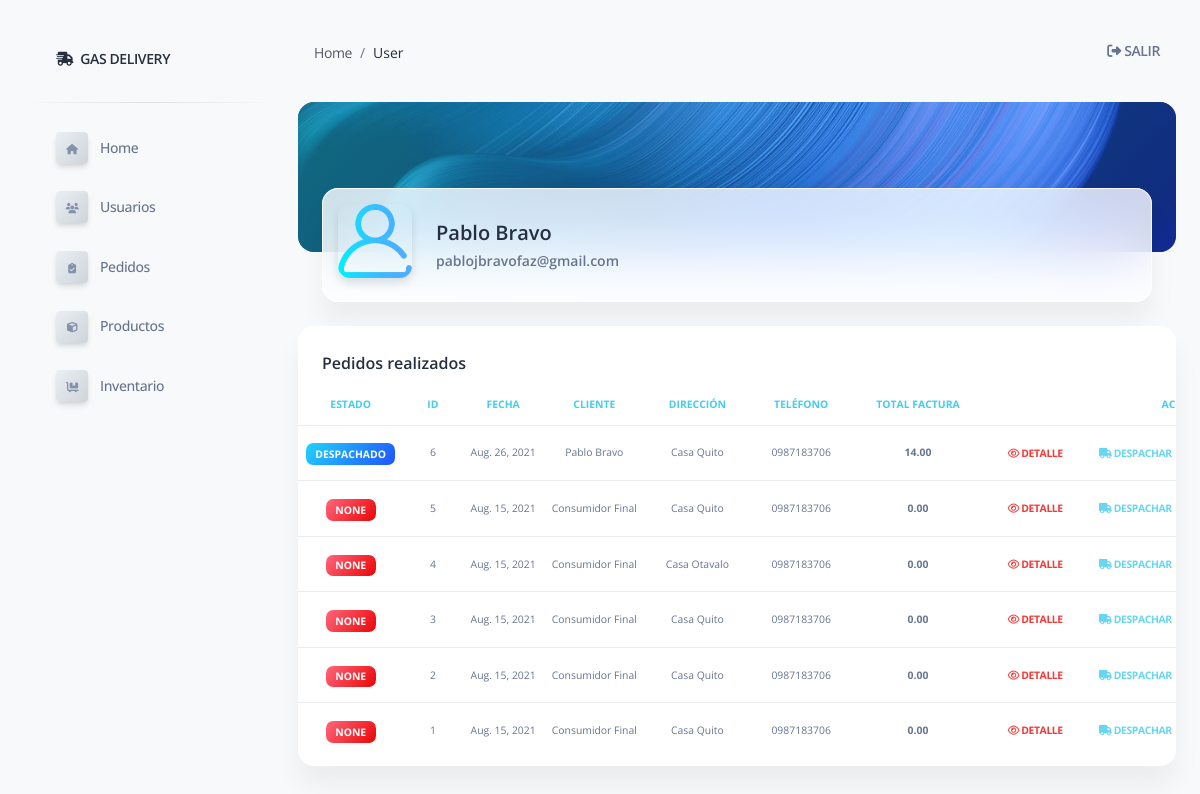
The app's page /user/gestion_pedidos (signed in) with its own data.
### gasbravo/models.py (models this page shows)
class User (models.Model):
    first_name = models.CharField(max_length=50)
    last_name = models.CharField(max_length=55)
    email = models.CharField(max_length=55)
    password = models.CharField(max_length=55)
    user_rol = models.ForeignKey(Rol, related_name="user_rol", on_delete=models.CASCADE)
    created_at = models.DateField(auto_now_add=True)
    updated_at = models.DateField(auto_now=True)
    objects = UserManager()

class Pedido (models.Model):
    cliente = models.CharField(max_length=250, default="Consumidor Final")
    cedula = models.CharField(max_length=15, default='9999999999')
    correo = models.CharField(max_length= 250, default='facturaciongas@gmail.com')
    dire_id = models.ForeignKey(Direccion, related_name="dire_id", on_delete=models.CASCADE)
    stat_id = models.ForeignKey(Status_Ped, related_name="stat_id", on_delete=models.CASCADE)
    usr_id = models.ForeignKey(User, related_name="usr_id", on_delete=models.CASCADE)
    subtotal_pedido = models.DecimalField(
        max_digits=5, decimal_places=2, default=0.00, null=True)
    iva_pedido = models.DecimalField(
        max_digits=5, decimal_places=2, default=0.00, null=True)
    total_pedido = models.DecimalField(
        max_digits=5, decimal_places=2, default=0.00, null=True)
    created_at = models.DateField(auto_now_add=True)
    updated_at = models.DateField(auto_now=True)
    objects =  PedidoManager()

class Status_Ped (models.Model):
    ESTADOS = (
        ('Pendiente', 'Pendiente'),
        ('Despachado', 'Despachado'),
        ('Entregado', 'Entregado'),
        ('Cancelado', 'Cancelado'),
    )
    estados = models.CharField(max_length=50, choices=ESTADOS, null=True)
    created_at = models.DateField(auto_now_add=True)
    updated_at = models.DateField(auto_now=True)

class Direccion (models.Model):
    nombre_dir = models.CharField(max_length=50)
    user_log = models.ForeignKey(User, related_name="user_log", on_delete=models.CASCADE)
    lat = models.CharField(max_length=50)
    long = models.CharField(max_length=50)
    celular =models.CharField(max_length=10)
    desc = models.TextField()
    created_at = models.DateField(auto_now_add=True)
    updated_at = models.DateField(auto_now=True)
    objects = DireccionManager()

### gasbravo/views.py (the view)
# urls.py: path('user/gestion_pedidos',  views.gestion_pedidos),
def gestion_pedidos(request):
    if 'logged_user' not in request.session:
        messages.error(request, "Please register or please log in first")
        return redirect('/')
    context = {
        'logged_user': User.objects.get(id=request.session['logged_user']),
        'all_pedidos': Pedido.objects.all().order_by("-created_at", "-id"),
    }
    return render(request, 'gestion_pedidos.html', context)

### gasbravo/templates/gestion_pedidos.html (shortened to what this page needs)
{% extends 'layouts/base.html' %} {% block title %} Dashboard - Cliente {% endblock title %}
{% block stylesheets %}{% endblock stylesheets %} {% block content %}
<div class="container-fluid">
    <div class="page-header min-height-150 border-radius-xl mt-4" style="background-image: url('/static/assets/img/curved-images/curved14.jpg'); background-position-y: 15%;">
        <span class="mask bg-gradient-info opacity-5"></span>
    </div>
    <div class="card card-body blur shadow-blur mx-4 mt-n6">
        <div class="row gx-4">
            <div class="col-auto">
                <div class="avatar avatar-xl position-relative">
                    <img src="/static/assets/img/usuario5.png" alt="avatar.png" class="w-100 border-radius-lg shadow-sm">
                </div>
            </div>
            <div class="col-auto my-auto">
                <div class="h-100">
                    <h5 class="mb-1">
                        {{logged_user.first_name}} {{logged_user.last_name}}
                    </h5>
                    <p class="mb-0 font-weight-bold text-sm">
                        {{logged_user.email}}
                    </p>
                </div>
            </div>
        </div>
    </div>
</div>
<div class="container-fluid py-4">
    <div class="row">
        <div class="col-12">
            <div class="card mb-4">
                <div class="card-header pb-0">
                    <h6>Pedidos realizados</h6>
                </div>
                <div class="card-body px-0 pt-0 pb-2">
                    <div class="table-responsive p-0">
                        <table class="table align-items-center justify-content-center mb-0">
                            <thead>
                                <tr>
                                    <th class="text-center text-uppercase text-info text-xxs font-weight-bolder opacity-8">Estado</th>
                                    <th class="text-center text-uppercase text-info text-xxs font-weight-bolder opacity-8">Id</th>
                                    <th class="text-center text-uppercase text-info text-xxs font-weight-bolder opacity-8">Fecha</th>
                                    <th class="text-center text-uppercase text-info text-xxs font-weight-bolder opacity-8">Cliente</th>
                                    <th class="text-center text-uppercase text-info text-xxs font-weight-bolder opacity-8">Dirección</th>
                                    <th class="text-center text-uppercase text-info text-xxs font-weight-bolder opacity-8">Teléfono</th>
                                    <th class="text-center text-uppercase text-info text-xxs font-weight-bolder opacity-8">Total Factura</th>
                                    <th class="text-center text-uppercase text-info text-xxs font-weight-bolder opacity-8">Acciones</th>
                                </tr>
                            </thead>
                            <tbody>
                                {% for pedido in all_pedidos%}
                                <tr>
                                    <td class="align-middle text-center">
                                        <div class="align-middle text-center">
                                            {% if pedido.stat_id.estados == "Pendiente" %}
                                            <span class="badge bg-gradient-warning text-xxs"> {{pedido.stat_id.estados}}</span> {% elif pedido.stat_id.estados == "Despachado" %}
                                            <span class="badge bg-gradient-info text-xxs">{{pedido.stat_id.estados}}</span> {% elif pedido.stat_id.estados == "Entregado" %}
                                            <span class="badge bg-gradient-success text-xxs">{{pedido.stat_id.estados}}</span> {% else %}
                                            <span class="badge bg-gradient-danger text-xxs">{{pedido.stat_id.estados}}</span> {% endif %}
                                        </div>
                                    </td>
                                    <td class="align-middle text-center">
                                        <p class="text-xxs mb-0">{{pedido.id}}</p>
                                    </td>
                                    <td class="align-middle text-center">
                                        <p class="text-xxs mb-0">{{pedido.created_at}}</p>
                                    </td>
                                    <td class="align-middle text-center">
                                        <p class="text-xxs mb-0">{{pedido.cliente}}</p>
                                    </td>
                                    <td class="align-middle text-center">
                                        <p class="text-xxs mb-0">{{pedido.dire_id.nombre_dir}}</p>
                                    </td>
                                    <td class="align-middle text-center">
                                        <p class="text-xxs mb-0">{{pedido.dire_id.celular}}</p>
                                    </td>
                                    <td class="align-middle text-center">
                                        <p class="text-xxs mb-0"> <strong>{{pedido.total_pedido}}</strong></p>
                                    </td>
                                    <td class="align-middle text-center">
                                        {% if pedido.stat_id.estados == "Pendiente" %}
                                        <a class="btn btn-link text-warning text-xxs px-3 mb-0" href="/user/pedido_detalle/{{pedido.id}}"><i class="far fa-eye"> </i></i> Detalle</a>
                                        <a class="btn btn-link text-info text-xxs px-3 mb-0" href="/user/despachar_pedido/{{pedido.id}}"><i class="fas fa-truck" ></i> Despachar</a>
                                        <a class="btn btn-link text-success text-xxs px-3 mb-0 disabled" href="/user/entregar_pedido/{{pedido.id}}"><i class="fas fa-clipboard-check"></i> Entregar</a>
                                        <a class="btn btn-link text-danger text-xxs px-3 mb-0" href="/user/cancelar_pedido/{{pedido.id}}"><i class="fas fa-trash"></i> Cancelar</a> {% elif pedido.stat_id.estados == "Despachado" %}
                                        <a class="btn btn-link text-warning text-xxs px-3 mb-0" href="/user/pedido_detalle/{{pedido.id}}"><i class="far fa-eye"> </i></i> Detalle</a>
                                        <a class="btn btn-link text-info text-xxs px-3 mb-0 disabled" href="/user/despachar_pedido/{{pedido.id}}"><i class="fas fa-truck" ></i> Despachar</a>
                                        {% else %}
                                        <a class="btn btn-link text-warning text-xxs px-3 mb-0" href="/user/pedido_detalle/{{pedido.id}}"><i class="far fa-eye"> </i></i> Detalle</a>
                                        <a class="btn btn-link text-info text-xxs px-3 mb-0 disabled" href="/user/despachar_pedido/{{pedido.id}}"><i class="fas fa-truck" ></i> Despachar</a>
                                        <a class="btn btn-link text-danger text-xxs px-3 mb-0 disabled" href="/user/cancelar_pedido/{{pedido.id}}"> Cancelar</a> {% endif %}
                                    </td>
                                </tr>
                                {% endfor %}
                            </tbody>
                        </table>
                    </div>
                </div>
            </div>
        </div>
    </div>
</div>
{% endblock content %}

### records on screen
User: first_name "Pablo", last_name "Bravo", email "pablojbravofaz@gmail.com"
Pedido: stat_id.estados "DESPACHADO", id "6", created_at "Aug. 26, 2021", cliente "Pablo Bravo", dire_id.nombre_dir "Casa Quito", dire_id.celular "0987183706", total_pedido "14.00"
Pedido: stat_id.estados "NONE", id "5", created_at "Aug. 15, 2021", cliente "Consumidor Final", dire_id.nombre_dir "Casa Quito", dire_id.celular "0987183706", total_pedido "0.00"
Pedido: stat_id.estados "NONE", id "4", created_at "Aug. 15, 2021", cliente "Consumidor Final", dire_id.nombre_dir "Casa Otavalo", dire_id.celular "0987183706", total_pedido "0.00"
Pedido: stat_id.estados "NONE", id "3", created_at "Aug. 15, 2021", cliente "Consumidor Final", dire_id.nombre_dir "Casa Quito", dire_id.celular "0987183706", total_pedido "0.00"
Pedido: stat_id.estados "NONE", id "2", created_at "Aug. 15, 2021", cliente "Consumidor Final", dire_id.nombre_dir "Casa Quito", dire_id.celular "0987183706", total_pedido "0.00"
Pedido: stat_id.estados "NONE", id "1", created_at "Aug. 15, 2021", cliente "Consumidor Final", dire_id.nombre_dir "Casa Quito", dire_id.celular "0987183706", total_pedido "0.00"
